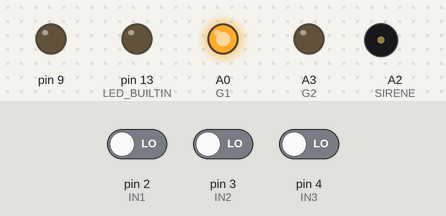
Simulated run of this sketch. Board: Arduino Nano, built with avr-gcc and run on an emulated ATmega328P. On the bench: output pins drawn as LEDs (lit = HIGH), buzzer (waves = sounding, pin HIGH). Dashed ring = blinking. The inputs (shaded band) are chosen by the test bench; at power-on: pin 2 (IN1) LOW, pin 3 (IN2) LOW, pin 4 (IN3) LOW. Pins used as bus, display or sensor lines are not drawn.

Above: at 3.3 s.
3.4 s: pin 2 (IN1) driven HIGH
At 4.2 s:
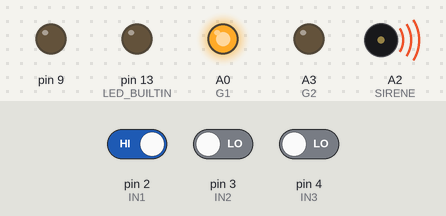
5.1 s: pin 2 (IN1) driven LOW
At 6.0 s:
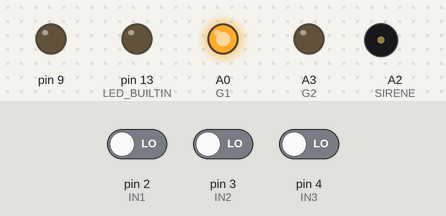
9.6 s: pin 3 (IN2) driven HIGH
At 10.4 s:
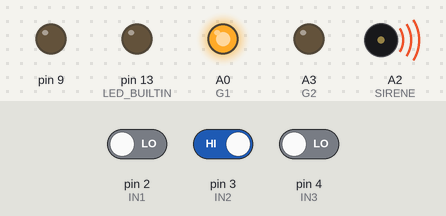
11.5 s: pin 4 (IN3) driven HIGH
At 12.7 s:
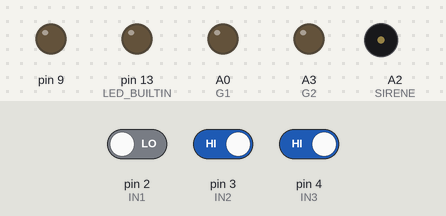
13.2 s: pin 2 (IN1) driven HIGH
At 14.37 s:
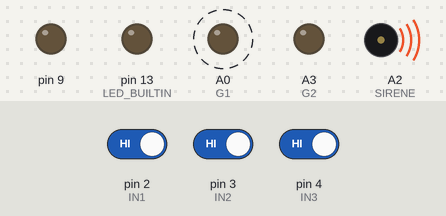
Timing chart, 0 to 18.7 s (numbered marks = the images above; inputs shaded):
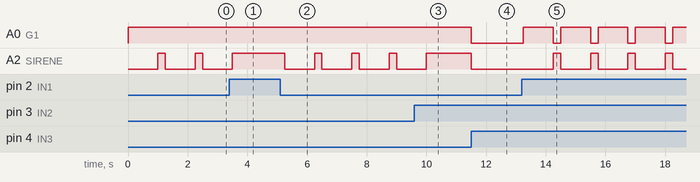

The sketch:

caixadagua.ino
```cpp
#define G1 A0
#define R1 A1
#define SIRENE A2
#define G2 A3
#define R2 8
#define RESERVA 9

#define IN1 2
#define IN2 3
#define IN3 4
#define IN4 5
#define IN5 6
#define IN6 7

#define TIME 1000

int baixo_inf;
int medio_inf;
int alto_inf;
int baixo_sup;
int medio_sup;
int alto_sup;
int count1=0;
int count2=0;

void nivel_muito_alto_caixa_inferior(){// VERDE PISCANDO E SIRENE
  digitalWrite(G1,HIGH);
  digitalWrite(R1,LOW);
  digitalWrite(SIRENE, LOW);
  delay(TIME);
  digitalWrite(G1,LOW);
  digitalWrite(SIRENE, HIGH);
}

void nivel_alto_caixa_inferior() {// VERDE ACESSO
  digitalWrite(G1,LOW);
  digitalWrite(R1,LOW);
  digitalWrite(SIRENE, LOW);
}

void nivel_baixo_caixa_inferior(){// VERMELHO ACESSO
  digitalWrite(G1,HIGH);
  digitalWrite(R1,HIGH);
  digitalWrite(SIRENE, LOW);
  delay(TIME);
  digitalWrite(R1,LOW);
  if(count1==5){
      digitalWrite(SIRENE, HIGH);
      count1=0;
  }
}

void nivel_muito_baixo_caixa_inferior(){// VERMELHO PISCANDO E SIRENE
  digitalWrite(G1,HIGH);
  digitalWrite(R1,LOW);
  digitalWrite(SIRENE, LOW);
  delay(TIME);
  digitalWrite(R1,HIGH);
  digitalWrite(SIRENE, HIGH);
}

void nivel_muito_alto_caixa_superior(){// VERDE PISCANDO E SIRENE
  digitalWrite(G2,HIGH);
  digitalWrite(R2,LOW);
  digitalWrite(SIRENE, LOW);
  delay(TIME);
  digitalWrite(G2,LOW);
  digitalWrite(SIRENE, HIGH);
}

void nivel_alto_caixa_superior() {// VERDE ACESSO
  digitalWrite(G2,LOW);
  digitalWrite(R2,LOW);
  digitalWrite(SIRENE, LOW);
}

void nivel_baixo_caixa_superior(){// VERMELHO ACESSO
  digitalWrite(G2,HIGH);
  digitalWrite(R2,HIGH);
  digitalWrite(SIRENE, LOW);
  delay(TIME);
  digitalWrite(R2,LOW);
  if(count2==5){
      digitalWrite(SIRENE, HIGH);
      count2=0;
  }
}

void nivel_muito_baixo_caixa_superior(){// VERMELHO PISCANDO E SIRENE
  digitalWrite(G2,HIGH);
  digitalWrite(R2,LOW);
  digitalWrite(SIRENE, LOW);
  delay(TIME);
  digitalWrite(R2,HIGH);
  digitalWrite(SIRENE, HIGH);
}

/*
void teste(){
  digitalWrite(G1,LOW);
  digitalWrite(R1,LOW);
  digitalWrite(G2,LOW);
  digitalWrite(R2,LOW);
  delay(TIME/4);
  digitalWrite(G1,HIGH);
  digitalWrite(R1,HIGH);
  digitalWrite(G2,HIGH);
  digitalWrite(R2,HIGH);
}
*/

void setup() {
  pinMode(LED_BUILTIN, OUTPUT);
  pinMode(A0,OUTPUT);
  pinMode(A1,OUTPUT);
  pinMode(A2,OUTPUT);
  pinMode(A3,OUTPUT);
  pinMode(8, OUTPUT);
  pinMode(9, OUTPUT);

  pinMode(2, INPUT);
  pinMode(3, INPUT);
  pinMode(4, INPUT);
  pinMode(5, INPUT);
  pinMode(6, INPUT);
  pinMode(7, INPUT);
  pinMode(A6, INPUT);
}

void loop() {

  alto_inf = digitalRead(IN1);
  medio_inf = digitalRead(IN2);
  baixo_inf = digitalRead(IN3);

  //alto_sup = digitalRead(IN4);
  //medio_sup = digitalRead(IN5);
  //baixo_sup = digitalRead(IN6);

  if(digitalRead(A6)== HIGH){
     digitalWrite(G1,HIGH);
     digitalWrite(R1,HIGH);
  }

  if(alto_inf == HIGH &&
     medio_inf == HIGH &&
     baixo_inf == HIGH){
      nivel_muito_alto_caixa_inferior();
  }

    if(alto_inf == LOW &&
       medio_inf == HIGH &&
       baixo_inf == HIGH){
        nivel_alto_caixa_inferior();
  }

    if(alto_inf == LOW &&
       medio_inf == LOW &&
       baixo_inf == HIGH){
        nivel_baixo_caixa_inferior();
        count1++;
  }

    if(alto_inf == LOW &&
       medio_inf == LOW &&
       baixo_inf == LOW){
        nivel_muito_baixo_caixa_inferior();
  }
/*
    if(alto_sup == HIGH &&
       medio_sup == HIGH &&
       baixo_sup == HIGH){
      nivel_muito_alto_caixa_superior();
  }

    if(alto_sup == LOW &&
       medio_sup == HIGH &&
       baixo_sup == HIGH){
        nivel_alto_caixa_superior();
  }

    if(alto_sup == LOW &&
       medio_sup == LOW &&
       baixo_sup == HIGH){
        nivel_baixo_caixa_superior();
        count1++;
  }

    if(alto_sup == LOW &&
       medio_sup == LOW &&
       baixo_sup == LOW){
        nivel_muito_baixo_caixa_superior();
  }
   */
  delay(TIME/4);
}
```

Measured:
- after the input at 3.4 s, A2 (SIRENE): goes on until 3.5 s, then stays HIGH
- after the input at 5.1 s, A2 (SIRENE): alternates HIGH for 0.25 s and LOW for 1.0 s, starting after 0.15 s
- after the input at 9.6 s, A2 (SIRENE): goes on until 10.0 s, then stays HIGH
- after the input at 11.5 s, A0 (G1), A2 (SIRENE): HIGH → LOW at once
- after the input at 13.2 s, A0 (G1): alternates HIGH for 1.0 s and LOW for 0.25 s, starting after 0.05 s; A2 (SIRENE): alternates HIGH for 0.25 s and LOW for 1.0 s, starting after 1.1 s
- by itself, A2 (SIRENE): alternates HIGH for 0.25 s and LOW for 1.0 s
